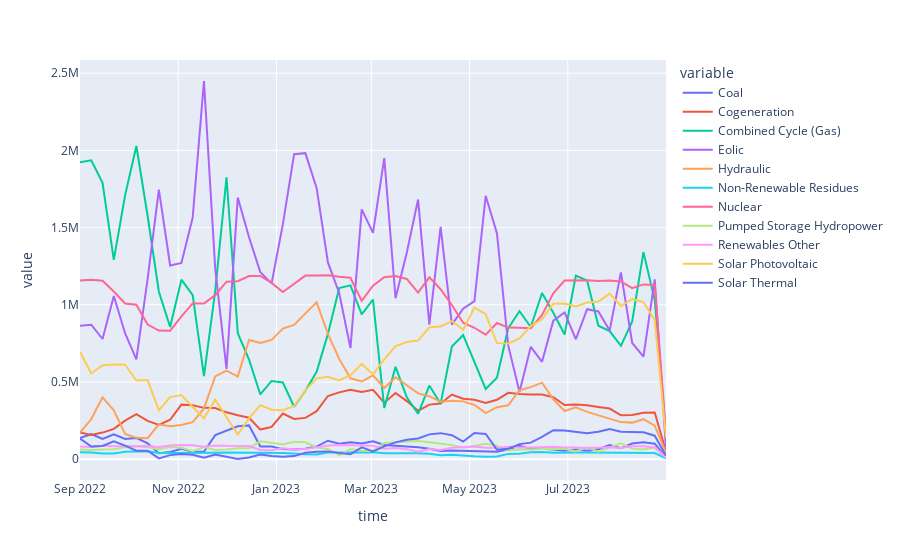

Notebook cell for this chart:
### Markdown cell above
## Other Plots

### Code cell
px.line(data_frame=df_weekly)
